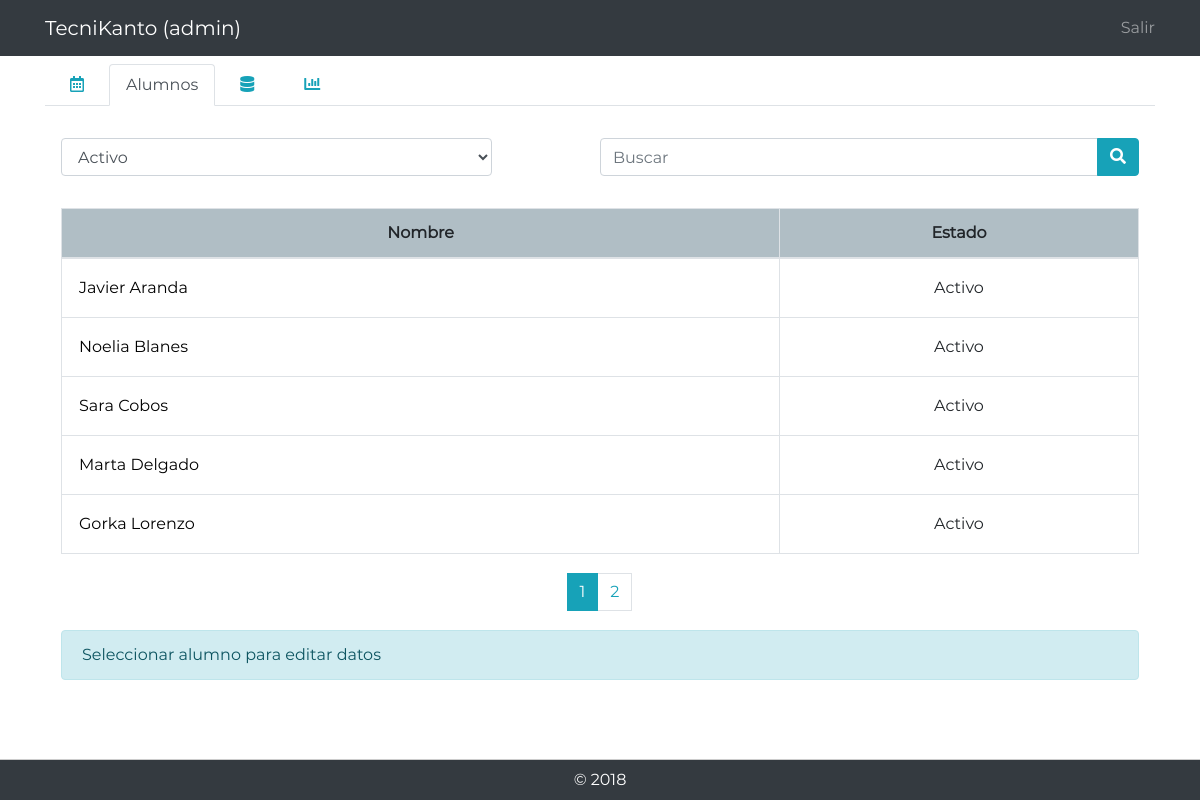
The page /?route=admin_students_1 (signed in) on the database its author committed.
### tables this page shows
CREATE TABLE `student` (
  `id` int(11) NOT NULL AUTO_INCREMENT,
  `firstname` varchar(50) NOT NULL,
  `lastname` varchar(50) NOT NULL,
  `username` varchar(25) NOT NULL,
  `email` varchar(50) NOT NULL,
  `phone` int(12) NOT NULL,
  `password` varchar(255) NOT NULL,
  `status` int(11) NOT NULL,
  `updated` datetime DEFAULT CURRENT_TIMESTAMP ON UPDATE CURRENT_TIMESTAMP,
  PRIMARY KEY (`id`)
);

### controller/admin_students_1.php (called while the page is built, shortened)
<?php
require_once("src/admin_functions.php");
$filter = 2;
$page = isset($_POST['page']) ? $_POST['page'] : 1;
if (isset($_POST['studentID'])) {
    $studentID = $_POST['studentID'];
    $infoMsg = "hidden";
} else {
    $studentID = -1;
}
if (isset($_POST['search'])) {
    $search = (strlen($_POST['search']) > 2) ? $_POST['search'] : "";
} else {
    $search = "";
}
$select = getSpinnerFilter($filter, $search);
$studentTable = getStudentListAsTable($db, $filter, $page, $studentID, $search);
$pagination = getPagination($db, $filter, $page, $search);

### src/classes/Database.php (called while the page is built, shortened)
<?php
class Database
{
    private $pdo;
    public function connect($config)
    {
        try {
            $this->pdo = new PDO(...array_values($config));
            $this->pdo->setAttribute(
                PDO::ATTR_DEFAULT_FETCH_MODE, PDO::FETCH_OBJ);
        } catch (Exception $e) {
            throw $e;
            throw new PDOException("Could not connect to database, hiding details.");
        }
    }
    public function executeFetchAll($sql, $param = [])
    {
        $sth = $this->execute($sql, $param);
        $res = $sth->fetchAll();
        return $res;
    }
    public function execute($sql, $param = [])
    {
        $sth = $this->pdo->prepare($sql);
        $status = $sth->execute($param);
        return $sth;
    }
}

### config/autoload.php (called while the page is built, shortened)
<?php
spl_autoload_register(function ($class) {
    $path = __DIR__ . "/../src/classes/{$class}.php";
});

### src/admin_functions.php (the view, shortened to what this page needs)
<?php
function getStudentsByStatus($db, $status = 2)
{
    if ($status == 3) {
        $sql = "SELECT * FROM student WHERE username NOT LIKE 'admin' ORDER BY lastname, firstname;";
        $res = $db->executeFetchAll($sql);
    } else {
        $sql = "SELECT * FROM student WHERE username NOT LIKE 'admin' AND status = ? ORDER BY lastname, firstname;";
        $res = $db->executeFetchAll($sql, [$status]);
    }
    return $res;
}
function getStudentListAsTable($db, $filterId = 3, $page, $selectedID, $search)
{
    $statusStr = ["Inactivo", "Espera", "Activo"];
    if ($search != "") {
        $res = doSearch($db, $search);
        $searchInput = "<input type='hidden' name='search' value='{$search}' />";
    } else {
        $res = getStudentsByStatus($db, $filterId);
        $searchInput = "";
    }
    $table = "";
    if ($res != null && count($res) > 0) {
        $firstID = ($page - 1) * ITEMS_PAGE;
        $lastID = $firstID + ITEMS_PAGE;
        for ($id = $firstID; $id < $lastID; $id++) {
            $table .= "<tr>";
            if ($id < count($res)) {
                $name = $res[$id]->firstname . "&nbsp;" . $res[$id]->lastname;
                $studentID = $res[$id]->id;
                if ($studentID == $selectedID) {
                    $selected = " selected";
                } else {
                    $selected = "";
                }
                $table .= "<td colspan=2><form method='POST'><input type='hidden' name='route' value='admin_students_1'>{$searchInput}<input type='submit' class='{$selected}' name='name' value='{$name}'><input type='hidden' name='studentID' value={$studentID} /><input type='hidden' name='filter' value={$filterId} /><input type='hidden' name='page' value={$page} /></form></td>";
                $table .= "<td>" . $statusStr[$res[$id]->status] . "</td>";
            } else {
                $table .= "<td colspan=2>&nbsp;</td>";
                $table .= "<td><div class='empty'>Empty</div></td>";
            }
            $table .= "</tr>";
        }
    } else {
        $table = "";
        $table .= "<tr>";
        $table .= "<td colspan=3 class='no-found-text'>" . "No students found in database" . "</td>";
        $table .= "</tr>";
    }
    return $table;
}
function getPagination($db, $filterId, $actualPage, $search)
{
    if ($search != "") {
        $res = doSearch($db, $search);
        $searchInput = "<input type='hidden' name='search' value='{$search}' />";
    } else {
        $res = getStudentsByStatus($db, $filterId);
        $searchInput = "";
    }
    $pages = ceil((count($res) / ITEMS_PAGE));
    $table = "";
    $table .= "<nav>";
    $table .= "<ul class='pagination justify-content-center'>";
    for ($id = 1; $id < $pages + 1; $id++) {
        $active = $id == $actualPage ? "active" : "";
        $table .= "<form method='POST'><input type='hidden' name='route' value='admin_students_1'>{$searchInput}<input type='hidden' name='filter' value={$filterId}/><li class='page-item {$active}'><input type='submit' class='page-link' name='page' value={$id}></li></form>";
    }
    $table .= "</ul>";
    $table .= "</nav>";
    return $table;
}
function getSpinnerFilter($status, $search) {
    $filterType = ["Inactivo", "Espera", "Activo", "Todos"];
    $select = "<select id='showFilter' class='form-control'>";
    foreach ($filterType as $key => $value) {
        if ($key == $status) {
            $select .= "<option value='{$key}' selected='selected'>" . $value . "</option>";
        } else {
            $select .= "<option value='{$key}'>{$value}</option>";
        }
    }
    $select .= "</select>";
    return $select;
}

### index.php (shortened to what this page needs)
<?php
require_once("config/autoload.php");
$controller = [];
$view = [];
$db = new Database();
$route = getPost("route") ?? getGet("route");
switch ($route) {
    case "admin_students_1":
        $controller = ["controller/admin_students_1.php"];
        $view = ["incl/header_logout.php", "view/admin_students_1.php"];
        break;
}
foreach ($controller as $value) {
    require $value;
}
foreach ($view as $value) {
    require $value;
}
require "incl/footer.php";

### incl/header_logout.php (shortened to what this page needs)
<!DOCTYPE html>
<html lang="en">
<head>
    <link rel="stylesheet" href="https://use.fontawesome.com/releases/v5.3.1/css/all.css">
    <link rel="stylesheet" href="https://stackpath.bootstrapcdn.com/bootstrap/4.1.3/css/bootstrap.min.css">
    <link rel="stylesheet" href="css/style.css">
</head>
<body>
    <nav class="navbar bg-dark navbar-dark fixed-top">
        <div class="container">
            <span class="navbar-brand">TecniKanto (<?= $_SESSION['user'] ?>)</span>
            <ul class="navbar-nav ml-auto">
                <li class="nav-item">
                    <a href="?route=login" class="nav-link">Salir</a>
                </li>
            </ul>
        </div>
    </nav>

### view/admin_students_1.php (shortened to what this page needs)
<div class="container main-container">
    <ul class="nav nav-tabs">
        <li class="nav-item">
            <a class="nav-link" href="?route=admin_calendar_1"><i class="far fa-calendar-alt"></i></a>
        </li>
        <li class="nav-item">
            <a class="nav-link active" href="?route=admin_students_1"><span class="fa-text"> Alumnos</span></a>
        </li>
        <li class="nav-item">
            <a class="nav-link" href="?route=admin_recent"><i class="fas fa-database"></i></a>
        </li>
        <li class="nav-item">
            <a class="nav-link" href="?route=admin_stats"><i class="fas fa-chart-bar"></i></a>
        </li>
    </ul>
    <div class="container main-container-inner">
        <form method="POST">
            <div class="float-right input-group w-50 mb-3">
                <input class="form-control" type="text" placeholder="Buscar" name="search">
                <div class="input-group-append">
                    <button type="submit" class="btn btn-info">
                        <i class="fa fa-search" aria-hidden="true"></i>
                    </button>
                </div>
            </div>
        </form>
        <div class="spinner">
            <?= $select ?>
        </div>
        <table class="table table-bordered table-selectable">
            <thead>
                <tr>
                    <th scope="col" colspan="2">Nombre</th>
                    <th scope="col">Estado</th>
                </tr>
            </thead>
            <tbody>
                <?= $studentTable ?>
            </tbody>
        </table>
        <?= $pagination ?>
        <div class="<?= $infoMsg ?>">
            <div class="alert alert-info" role="alert">
                Seleccionar alumno para editar datos
            </div>
        </div>
    </div>
</div>

### incl/footer.php (shortened to what this page needs)
<div class="footer py-2 fixed-bottom bg-dark text-center">
    &#169; <?= date("Y"); ?>
</div>
</body>
</html>

### css/style.css (style rules this page uses)
body { font-family: 'Montserrat', sans-serif; width: 100%; }
table { table-layout: fixed; empty-cells: show; }
thead { text-align: center; }
a { color: #17a2b8; }
.table th { background-color: #b0bec5; padding: 0.5; }
.footer { border-top: 1px solid #ccc; color: white; }
.nav-tabs i { margin: 0 8px; }
.main-container { width: 100%; padding-top: 4rem; padding-bottom: 4rem; }
.main-container-inner { margin-top: 1rem; padding: 1rem; }
.table-selectable form { margin: 0; }
.table-selectable td { padding: 0; text-align: center; vertical-align: middle; }
.table-selectable input { display: block; background-color: white; width: 100%; height: 100%; border: 1px solid #fff; padding: 1rem; text-align: left; }
.spinner { margin-bottom: 2rem; }
#showFilter { width: 40%; }
.pagination { margin: 1.2rem; }
.pagination .page-link { color: #17a2b8; }
.pagination .active .page-link { background-color: #17a2b8; border-color: #17a2b8; }
.page-item:last-child .page-link { border-radius: 0; }
* { font-size: 11px; }
@media (min-width: 576px) { * { font-size: 12px; } }
@media (min-width: 768px) { * { font-size: 14px; } }
@media (min-width: 992px) { * { font-size: 16px; } }

### rows shown on the page
student: name "Javier Aranda", status "Activo"
student: name "Noelia Blanes", status "Activo"
student: name "Sara Cobos", status "Activo"
student: name "Marta Delgado", status "Activo"
student: name "Gorka Lorenzo", status "Activo"

### other values the page prints
form field value "Activo"
